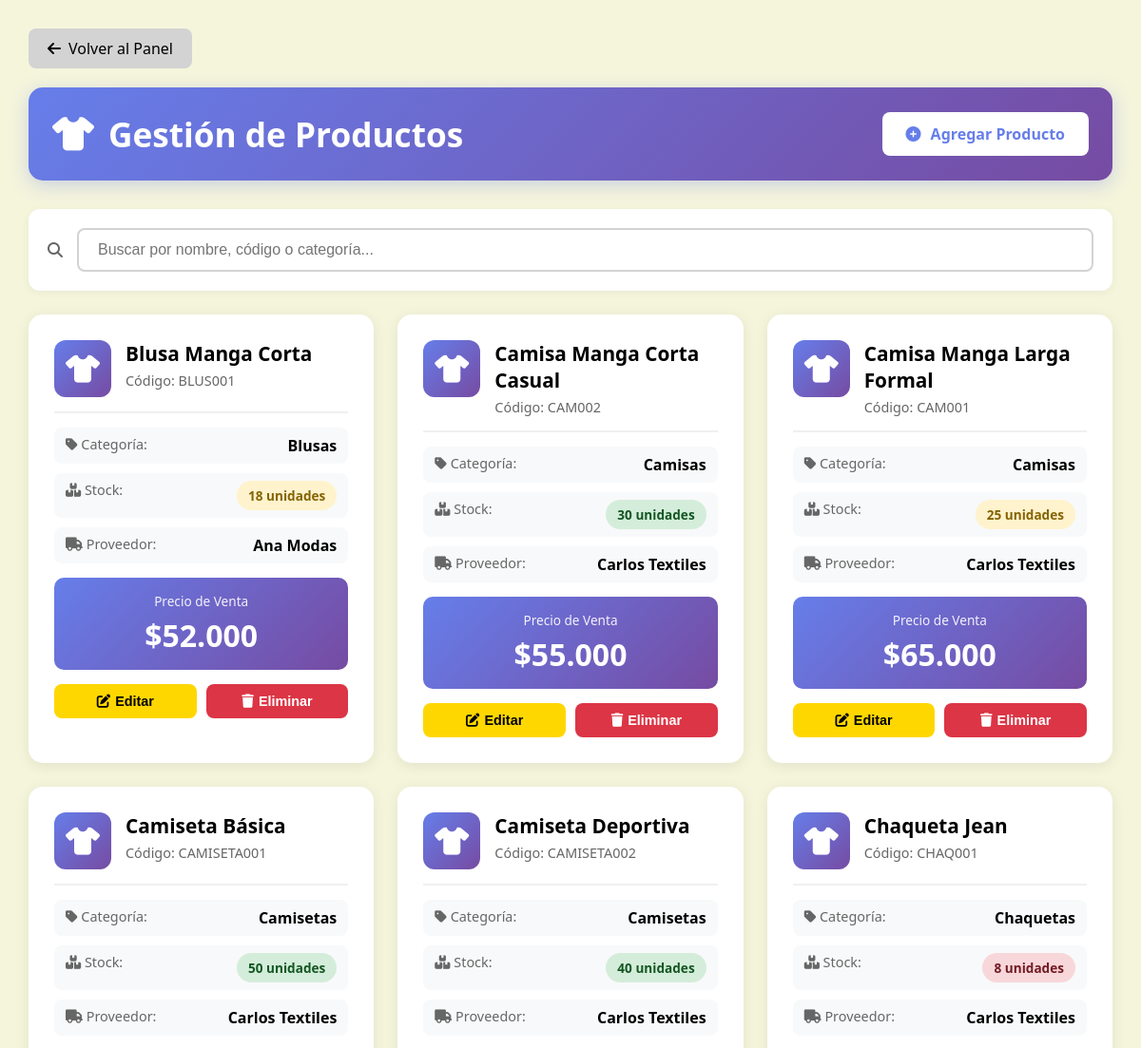
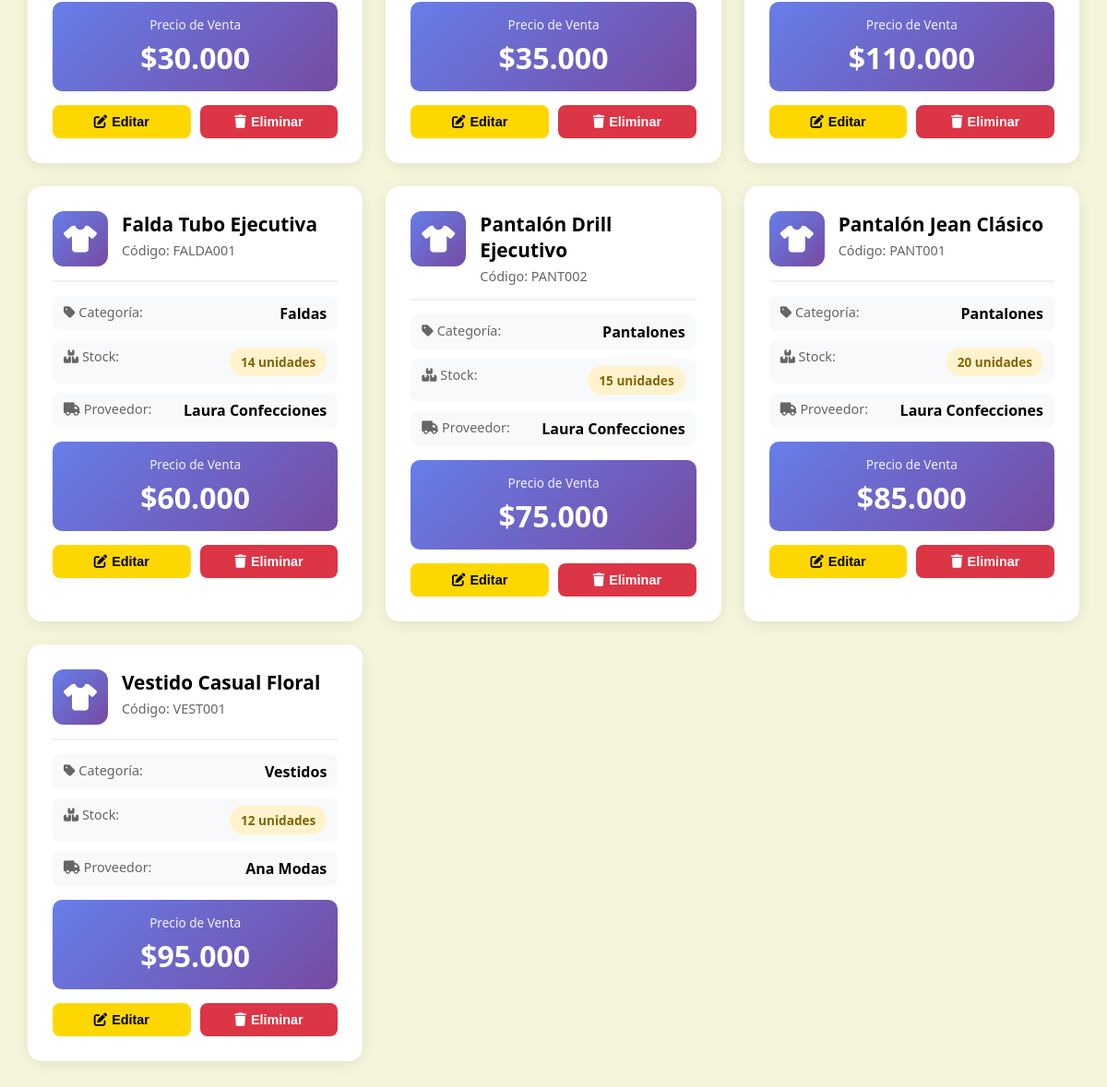
The app's page /modules/productos.php (signed in) with its own data (2 pictures, top to bottom).
### tables this page shows
CREATE TABLE `productos` (
  `id` int(11) NOT NULL,
  `codigo` varchar(50) DEFAULT NULL,
  `nombre` varchar(150) NOT NULL,
  `descripcion` text DEFAULT NULL,
  `categoria` varchar(50) DEFAULT NULL,
  `talla` varchar(20) DEFAULT NULL,
  `color` varchar(50) DEFAULT NULL,
  `precio_compra` decimal(10,2) DEFAULT 0.00,
  `precio_venta` decimal(10,2) NOT NULL,
  `stock` int(11) DEFAULT 0,
  `stock_minimo` int(11) DEFAULT 5,
  `proveedor_id` int(11) DEFAULT NULL,
  `marca` varchar(50) DEFAULT NULL,
  `imagen` varchar(255) DEFAULT NULL,
  `fecha_ingreso` timestamp NOT NULL DEFAULT current_timestamp(),
  `activo` tinyint(1) DEFAULT 1
);

CREATE TABLE `proveedores` (
  `id` int(11) NOT NULL,
  `nombre` varchar(100) NOT NULL,
  `empresa` varchar(100) DEFAULT NULL,
  `nit` varchar(50) DEFAULT NULL,
  `telefono` varchar(20) DEFAULT NULL,
  `email` varchar(100) DEFAULT NULL,
  `direccion` text DEFAULT NULL,
  `ciudad` varchar(50) DEFAULT NULL,
  `productos_suministrados` text DEFAULT NULL,
  `contacto_principal` varchar(100) DEFAULT NULL,
  `fecha_registro` timestamp NOT NULL DEFAULT current_timestamp(),
  `activo` tinyint(1) DEFAULT 1
);

### modules/productos.php (the view, shortened to what this page needs)
<?php
require_once "../config/conexion.php";
$productos = [];
try {
    $result = $mysqli->query("SELECT p.*, pr.nombre as proveedor_nombre FROM productos p LEFT JOIN proveedores pr ON p.proveedor_id = pr.id ORDER BY p.nombre ASC");
    while ($row = $result->fetch_assoc()) {
        $productos[] = $row;
    }
} catch (Exception $e) {
    $error = "Error al cargar productos";
}
?>
<!DOCTYPE html>
<html lang="es">
<head>
<link rel="stylesheet" href="https://cdnjs.cloudflare.com/ajax/libs/font-awesome/6.5.0/css/all.min.css">
</head>
<body>
<div class="container">
    <a href="../index.php" class="btn-back">
        <i class="fas fa-arrow-left"></i> Volver al Panel
    </a>
    <div class="page-header">
        <h1>
            <i class="fas fa-tshirt"></i> Gestión de Productos
        </h1>
        <div class="header-actions">
            <a href="agregar_producto.php" class="btn-primary">
                <i class="fas fa-plus-circle"></i> Agregar Producto
            </a>
        </div>
    </div>
    <div class="search-filter-container">
        <div class="search-box">
            <i class="fas fa-search" style="color: var(--color-light-grey-text);"></i>
            <input type="text" id="searchInput" placeholder="Buscar por nombre, código o categoría...">
        </div>
    </div>
    <div class="products-grid" id="productsGrid">
        <?php if (count($productos) > 0): ?>
            <?php foreach ($productos as $producto): ?>
            <div class="product-card" data-search="<?= strtolower($producto['nombre'] . ' ' . $producto['codigo'] . ' ' . $producto['categoria']) ?>">
                <div class="product-header">
                    <div class="product-icon">
                        <i class="fas fa-tshirt"></i>
                    </div>
                    <div class="product-info">
                        <h3><?= htmlspecialchars($producto['nombre']) ?></h3>
                        <p class="product-code">Código: <?= htmlspecialchars($producto['codigo']) ?></p>
                    </div>
                </div>
                <div class="product-details">
                    <div class="detail-row">
                        <span class="detail-label"><i class="fas fa-tag"></i> Categoría:</span>
                        <span class="detail-value"><?= htmlspecialchars($producto['categoria'] ?? 'Sin categoría') ?></span>
                    </div>
                    <div class="detail-row">
                        <span class="detail-label"><i class="fas fa-boxes"></i> Stock:</span>
                        <span class="detail-value">
                            <?php
                            $stock = $producto['stock'];
                            $class = 'stock-high';
                            if ($stock < 10) $class = 'stock-low';
                            elseif ($stock < 30) $class = 'stock-medium';
                            ?>
                            <span class="stock-badge <?= $class ?>">
                                <?= $stock ?> unidades
                            </span>
                        </span>
                    </div>
                    <div class="detail-row">
                        <span class="detail-label"><i class="fas fa-truck"></i> Proveedor:</span>
                        <span class="detail-value"><?= htmlspecialchars($producto['proveedor_nombre'] ?? 'Sin proveedor') ?></span>
                    </div>
                </div>
                <div class="price-section">
                    <div class="price-label">Precio de Venta</div>
                    <div class="price-value">$<?= number_format($producto['precio_venta'] ?? $producto['precio'], 0, ',', '.') ?></div>
                </div>
                <div class="action-buttons">
                    <button onclick='abrirModalEditar(<?= json_encode($producto, JSON_HEX_APOS | JSON_HEX_QUOT) ?>)' class="btn-action btn-edit">
                        <i class="fas fa-edit"></i> Editar
                    </button>
                    <button onclick="abrirModalEliminar(<?= $producto['id'] ?>, '<?= htmlspecialchars($producto['nombre']) ?>')" class="btn-action btn-delete">
                        <i class="fas fa-trash"></i> Eliminar
                    </button>
                </div>
            </div>
            <?php endforeach; ?>
        <?php endif; ?>
    </div>
</div>
</body>
</html>

### modules/productos.php (style rules this page uses)
:root { --color-primary-blue: #007bff; --color-background-main: #f5f5dc; --color-secondary-grey: #d3d3d3; --color-text-black: #000000; --color-white: #FFFFFF; --color-light-grey-text: #666666; --color-hover-grey: #bfbfbf; --color-button-yellow: #FFD700; --color-green: #28a745; --color-red: #dc3545; }
* { margin: 0; padding: 0; box-sizing: border-box; }
body { font-family: 'Segoe UI', Tahoma, Geneva, Verdana, sans-serif; background-color: var(--color-background-main); overflow-x: hidden; }
.container { max-width: 1400px; margin: 0 auto; padding: 30px; }
.page-header { display: flex; justify-content: space-between; align-items: center; margin-bottom: 30px; padding: 25px; background: linear-gradient(135deg, #667eea 0%, #764ba2 100%); border-radius: 15px; color: white; box-shadow: 0 5px 20px rgba(102, 126, 234, 0.3); }
.page-header h1 { font-size: 2.2em; margin: 0; display: flex; align-items: center; gap: 15px; }
.header-actions { display: flex; gap: 15px; }
.btn-primary { background: white; color: #667eea; padding: 12px 25px; border: none; border-radius: 8px; cursor: pointer; font-size: 1em; font-weight: 600; transition: all 0.3s ease; text-decoration: none; display: inline-flex; align-items: center; gap: 10px; }
.btn-back { background: var(--color-secondary-grey); color: var(--color-text-black); padding: 10px 20px; border: none; border-radius: 8px; cursor: pointer; text-decoration: none; display: inline-flex; align-items: center; gap: 8px; transition: all 0.3s ease; margin-bottom: 20px; }
.search-filter-container { background: var(--color-white); padding: 20px; border-radius: 12px; margin-bottom: 25px; box-shadow: 0 2px 10px rgba(0, 0, 0, 0.05); }
.search-box { display: flex; gap: 15px; align-items: center; }
.search-box input { flex: 1; padding: 12px 20px; border: 2px solid var(--color-secondary-grey); border-radius: 8px; font-size: 1em; transition: all 0.3s ease; }
.products-grid { display: grid; grid-template-columns: repeat(auto-fill, minmax(320px, 1fr)); gap: 25px; margin-bottom: 30px; }
.product-card { background: white; border-radius: 15px; padding: 25px; box-shadow: 0 3px 15px rgba(0, 0, 0, 0.08); transition: all 0.3s ease; border: 2px solid transparent; }
.product-header { display: flex; justify-content: space-between; align-items: start; margin-bottom: 15px; padding-bottom: 15px; border-bottom: 2px solid #f0f0f0; }
.product-icon { width: 60px; height: 60px; background: linear-gradient(135deg, #667eea, #764ba2); border-radius: 12px; display: flex; align-items: center; justify-content: center; color: white; font-size: 1.8em; }
.product-info { flex: 1; margin-left: 15px; }
.product-info h3 { font-size: 1.3em; margin-bottom: 5px; color: var(--color-text-black); }
.product-code { color: var(--color-light-grey-text); font-size: 0.9em; font-weight: 500; }
.product-details { margin: 15px 0; }
.detail-row { display: flex; justify-content: space-between; margin-bottom: 10px; padding: 8px 12px; background: #f8f9fa; border-radius: 8px; }
.detail-label { color: var(--color-light-grey-text); font-size: 0.9em; font-weight: 500; }
.detail-value { font-weight: 600; color: var(--color-text-black); }
.price-section { background: linear-gradient(135deg, #667eea, #764ba2); color: white; padding: 15px; border-radius: 10px; text-align: center; margin: 15px 0; }
.price-label { font-size: 0.85em; opacity: 0.9; margin-bottom: 5px; }
.price-value { font-size: 2em; font-weight: 700; }
.stock-badge { padding: 6px 12px; border-radius: 20px; font-size: 0.85em; font-weight: 600; display: inline-block; }
.stock-high { background: #d4edda; color: #155724; }
.stock-medium { background: #fff3cd; color: #856404; }
.stock-low { background: #f8d7da; color: #721c24; }
.action-buttons { display: flex; gap: 10px; margin-top: 15px; }
.btn-action { flex: 1; padding: 10px; border: none; border-radius: 8px; cursor: pointer; font-size: 0.9em; font-weight: 600; transition: all 0.3s ease; display: flex; align-items: center; justify-content: center; gap: 5px; }
.btn-edit { background: var(--color-button-yellow); color: var(--color-text-black); }
.btn-delete { background: var(--color-red); color: var(--color-white); }
@media (max-width: 1200px) { .products-grid { grid-template-columns: repeat(auto-fill, minmax(280px, 1fr)); } }

### records on screen
productos: nombre "Blusa Manga Corta", codigo "BLUS001", categoria "Blusas", stock "18", proveedor.nombre "Ana Modas", precio_venta "52.000"
productos: nombre "Camisa Manga Corta Casual", codigo "CAM002", categoria "Camisas", stock "30", proveedor.nombre "Carlos Textiles", precio_venta "55.000"
productos: nombre "Camisa Manga Larga Formal", codigo "CAM001", categoria "Camisas", stock "25", proveedor.nombre "Carlos Textiles", precio_venta "65.000"
productos: nombre "Camiseta Básica", codigo "CAMISETA001", categoria "Camisetas", stock "50", proveedor.nombre "Carlos Textiles", precio_venta "30.000"
productos: nombre "Camiseta Deportiva", codigo "CAMISETA002", categoria "Camisetas", stock "40", proveedor.nombre "Carlos Textiles", precio_venta "35.000"
productos: nombre "Chaqueta Jean", codigo "CHAQ001", categoria "Chaquetas", stock "8", proveedor.nombre "Carlos Textiles", precio_venta "110.000"
productos: nombre "Falda Tubo Ejecutiva", codigo "FALDA001", categoria "Faldas", stock "14", proveedor.nombre "Laura Confecciones", precio_venta "60.000"
productos: nombre "Pantalón Drill Ejecutivo", codigo "PANT002", categoria "Pantalones", stock "15", proveedor.nombre "Laura Confecciones", precio_venta "75.000"
productos: nombre "Pantalón Jean Clásico", codigo "PANT001", categoria "Pantalones", stock "20", proveedor.nombre "Laura Confecciones", precio_venta "85.000"
productos: nombre "Vestido Casual Floral", codigo "VEST001", categoria "Vestidos", stock "12", proveedor.nombre "Ana Modas", precio_venta "95.000"
